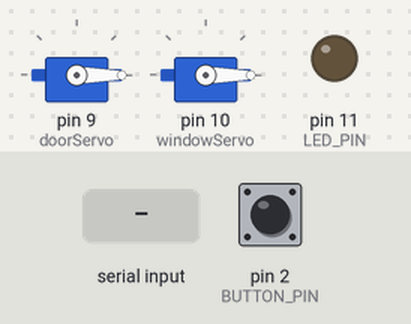
Bench run of a sketch on a simulated Arduino Uno, built with avr-gcc and run on an emulated ATmega328P. On the bench: 2 × servo, output pins drawn as LEDs (lit = HIGH). Inputs (shaded band) come from the test bench; at power-on: pin 2 (BUTTON_PIN) HIGH.

Above: at 1.2 s.
1.3 s: "OPEN_DOOR\n" received over Serial
At 2.4 s:
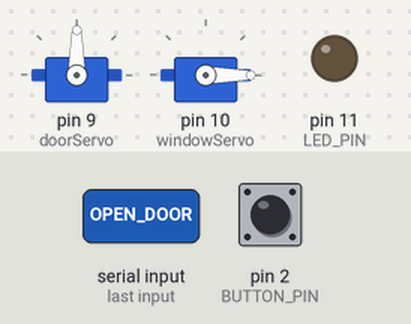
2.8 s: "OPEN_WINDOW\n" received over Serial
At 3.7 s:
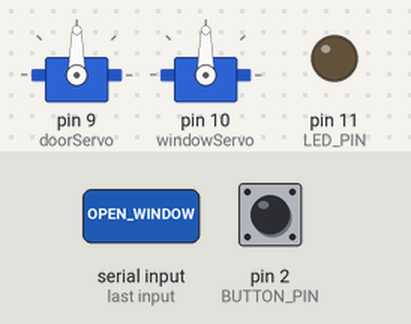
4.3 s: "CLOSE_DOOR\n" received over Serial
At 4.8 s:
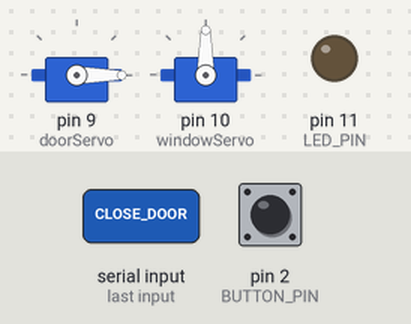
5.8 s: "TURN_ON_LED\n" received over Serial
At 7.0 s:
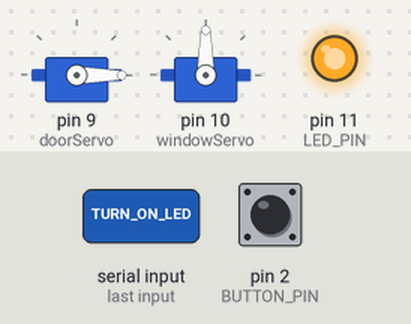
7.3 s: "KEEP_OPEN_DOOR\n" received over Serial
At 8.4 s:
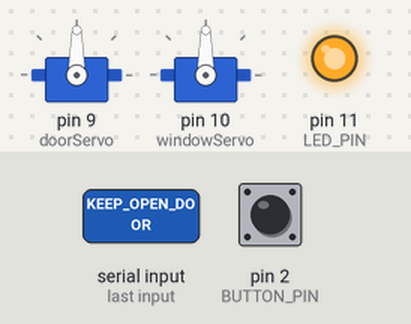
8.8 s: "CLOSE_WINDOW\n" received over Serial
At 9.5 s:
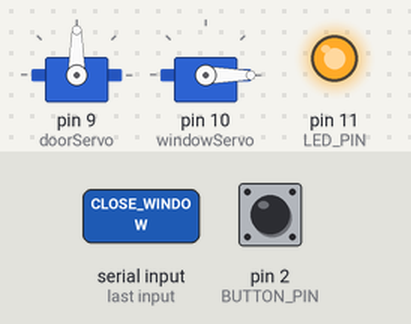
Timing chart, 0 to 11.3 s (numbered marks = the images above; inputs shaded):
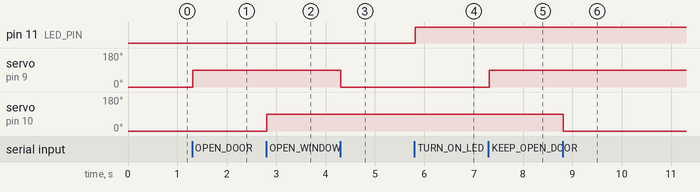

Measured:
- after the input at 1.3 s, servo on pin 9 (doorServo): 0° → 90° at once
- after the input at 2.8 s, servo on pin 10 (windowServo): 0° → 90° at once
- after the input at 4.3 s, servo on pin 9 (doorServo): 90° → 0° at once
- after the input at 5.8 s, pin 11 (LED_PIN): LOW → HIGH at once
- after the input at 7.3 s, servo on pin 9 (doorServo): 0° → 90° at once
- after the input at 8.8 s, servo on pin 10 (windowServo): 90° → 0° at once

The sketch:

slavestage.ino.ino
```cpp
#include <Servo.h>

Servo doorServo;
Servo windowServo;

#define BUTTON_PIN 2
#define LED_PIN 11

unsigned long porteChrono = 0;
bool porteEnAttenteFermeture = false;

void setup() {
  Serial.begin(9600);

  pinMode(BUTTON_PIN, INPUT_PULLUP);
  pinMode(LED_PIN, OUTPUT);

  doorServo.attach(9);
  windowServo.attach(10);

  doorServo.write(0);
  windowServo.write(0);
  digitalWrite(LED_PIN, LOW);
}

void loop() {

  // 🔔 Détection Sonnette
  if (digitalRead(BUTTON_PIN) == LOW) {
    Serial.println("SNAP_PHOTO"); // Transmis à l'ESP32, qui le publiera en MQTT
    delay(1000); // Anti-rebond
  }

  // 📩 Réception des ordres de l'ESP32 (via messages convertis du MQTT)
  if (Serial.available()) {
    String cmd = Serial.readStringUntil('\n');
    cmd.trim();

    // Actionneur PORTE
    if (cmd == "OPEN_DOOR") {
      doorServo.write(90);
      porteChrono = millis();
      porteEnAttenteFermeture = true;
    }
    if (cmd == "KEEP_OPEN_DOOR") {
      doorServo.write(90);
      porteEnAttenteFermeture = false;
    }
    if (cmd == "CLOSE_DOOR") {
      doorServo.write(0);
      porteEnAttenteFermeture = false;
    }

    // Actionneur FENÊTRE
    if (cmd == "OPEN_WINDOW") {
      windowServo.write(90);
    }
    if (cmd == "CLOSE_WINDOW") {
      windowServo.write(0);
    }

    // Actionneur LUMIÈRE
    if (cmd == "TURN_ON_LED") {
      digitalWrite(LED_PIN, HIGH);
    }
    if (cmd == "TURN_OFF_LED") {
      digitalWrite(LED_PIN, LOW);
    }
  }

  // Minuteur automatique pour la porte (40 secondes)
  if (porteEnAttenteFermeture && (millis() - porteChrono >= 40000)) {
    doorServo.write(0);
    porteEnAttenteFermeture = false;
  }
}
```
